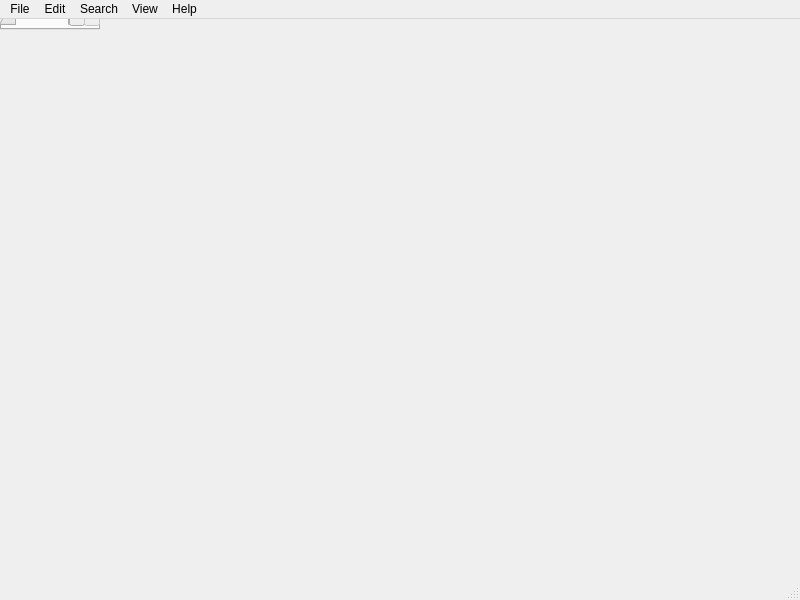
<?xml version="1.0" encoding="UTF-8"?>
<ui version="4.0">
 <class>MainWindow</class>
 <widget class="QMainWindow" name="MainWindow">
  <property name="geometry">
   <rect>
    <x>0</x>
    <y>0</y>
    <width>800</width>
    <height>600</height>
   </rect>
  </property>
  <property name="windowTitle">
   <string>MainWindow</string>
  </property>
  <widget class="QTabWidget" name="tabWidget">
   <property name="currentIndex">
    <number>1</number>
   </property>
   <widget class="QWidget" name="tab">
    <attribute name="title">
     <string>Tab 1</string>
    </attribute>
   </widget>
   <widget class="QWidget" name="tab_2">
    <attribute name="title">
     <string>Tab 2</string>
    </attribute>
    <widget class="QTextEdit" name="textEdit">
     <property name="geometry">
      <rect>
       <x>10</x>
       <y>10</y>
       <width>201</width>
       <height>131</height>
      </rect>
     </property>
    </widget>
   </widget>
  </widget>
  <widget class="QMenuBar" name="menubar">
   <property name="geometry">
    <rect>
     <x>0</x>
     <y>0</y>
     <width>800</width>
     <height>22</height>
    </rect>
   </property>
   <widget class="QMenu" name="menuTarget_1">
    <property name="title">
     <string>File</string>
    </property>
    <widget class="QMenu" name="menuOpen_Recent">
     <property name="title">
      <string>Open Recent</string>
     </property>
     <addaction name="actionClear"/>
    </widget>
    <addaction name="actionTarget_1_1"/>
    <addaction name="actionTarget_1_2"/>
    <addaction name="menuOpen_Recent"/>
    <addaction name="actionSave"/>
    <addaction name="actionSave_as"/>
    <addaction name="actionSave_all"/>
    <addaction name="separator"/>
    <addaction name="actionSave_and_Exit"/>
    <addaction name="actionExit"/>
   </widget>
   <widget class="QMenu" name="menuTarget_2">
    <property name="title">
     <string>Edit</string>
    </property>
    <widget class="QMenu" name="menuEncoding">
     <property name="title">
      <string>Encoding</string>
     </property>
     <addaction name="actionutf_8"/>
     <addaction name="actionascii"/>
    </widget>
    <addaction name="actionTarget_2_1"/>
    <addaction name="actionTarget_2_2"/>
    <addaction name="separator"/>
    <addaction name="actionCut"/>
    <addaction name="actionCopy"/>
    <addaction name="separator"/>
    <addaction name="actionPaste"/>
    <addaction name="separator"/>
    <addaction name="actionSelect_All_2"/>
    <addaction name="separator"/>
    <addaction name="menuEncoding"/>
    <addaction name="separator"/>
    <addaction name="actionPreferences"/>
   </widget>
   <widget class="QMenu" name="menuTarget_3">
    <property name="title">
     <string>Search</string>
    </property>
    <addaction name="actionTarget_3_1"/>
    <addaction name="actionTarget_3_2"/>
   </widget>
   <widget class="QMenu" name="menuView">
    <property name="title">
     <string>View</string>
    </property>
    <addaction name="actionShow_Spaces_and_Tabs"/>
    <addaction name="actionShow_EOLs"/>
    <addaction name="actionShow_all_symbols"/>
    <addaction name="actionWord_wrap"/>
   </widget>
   <widget class="QMenu" name="menuHelp">
    <property name="title">
     <string>Help</string>
    </property>
    <addaction name="actionOpen_GitHub_project"/>
    <addaction name="actionAbout"/>
   </widget>
   <addaction name="menuTarget_1"/>
   <addaction name="menuTarget_2"/>
   <addaction name="menuTarget_3"/>
   <addaction name="menuView"/>
   <addaction name="menuHelp"/>
  </widget>
  <widget class="QStatusBar" name="statusbar"/>
  <action name="actionTarget_1_1">
   <property name="text">
    <string>New</string>
   </property>
  </action>
  <action name="actionTarget_1_2">
   <property name="text">
    <string>Open</string>
   </property>
  </action>
  <action name="actionTarget_2_1">
   <property name="text">
    <string>Undo</string>
   </property>
  </action>
  <action name="actionTarget_2_2">
   <property name="text">
    <string>Redo</string>
   </property>
  </action>
  <action name="actionTarget_3_1">
   <property name="text">
    <string>Find</string>
   </property>
  </action>
  <action name="actionTarget_3_2">
   <property name="text">
    <string>Replace</string>
   </property>
  </action>
  <action name="actionClear">
   <property name="text">
    <string>Clear</string>
   </property>
  </action>
  <action name="actionSave">
   <property name="text">
    <string>Save</string>
   </property>
  </action>
  <action name="actionSave_as">
   <property name="text">
    <string>Save As</string>
   </property>
  </action>
  <action name="actionSave_all">
   <property name="text">
    <string>Save All</string>
   </property>
  </action>
  <action name="actionSave_and_Exit">
   <property name="text">
    <string>Save and Exit</string>
   </property>
  </action>
  <action name="actionExit">
   <property name="text">
    <string>Exit</string>
   </property>
  </action>
  <action name="actionCut">
   <property name="text">
    <string>Cut</string>
   </property>
  </action>
  <action name="actionCopy">
   <property name="text">
    <string>Copy</string>
   </property>
  </action>
  <action name="actionPaste">
   <property name="text">
    <string>Paste</string>
   </property>
  </action>
  <action name="actionSelect_All">
   <property name="text">
    <string>Select All</string>
   </property>
  </action>
  <action name="actionutf_8">
   <property name="text">
    <string>utf-8</string>
   </property>
  </action>
  <action name="actionascii">
   <property name="text">
    <string>ascii</string>
   </property>
  </action>
  <action name="actionSelect_All_2">
   <property name="text">
    <string>Select All</string>
   </property>
  </action>
  <action name="actionPreferences">
   <property name="text">
    <string>Preferences</string>
   </property>
  </action>
  <action name="actionShow_Spaces_and_Tabs">
   <property name="checkable">
    <bool>true</bool>
   </property>
   <property name="text">
    <string>Show Spaces and Tabs</string>
   </property>
  </action>
  <action name="actionShow_EOLs">
   <property name="checkable">
    <bool>true</bool>
   </property>
   <property name="text">
    <string>Show EOLs</string>
   </property>
  </action>
  <action name="actionShow_all_symbols">
   <property name="checkable">
    <bool>true</bool>
   </property>
   <property name="text">
    <string>Show all symbols</string>
   </property>
  </action>
  <action name="actionWord_wrap">
   <property name="checkable">
    <bool>true</bool>
   </property>
   <property name="text">
    <string>Word wrap</string>
   </property>
  </action>
  <action name="actionOpen_GitHub_project">
   <property name="text">
    <string>Open GitHub project</string>
   </property>
  </action>
  <action name="actionAbout">
   <property name="text">
    <string>About</string>
   </property>
  </action>
 </widget>
 <resources/>
 <connections/>
</ui>
